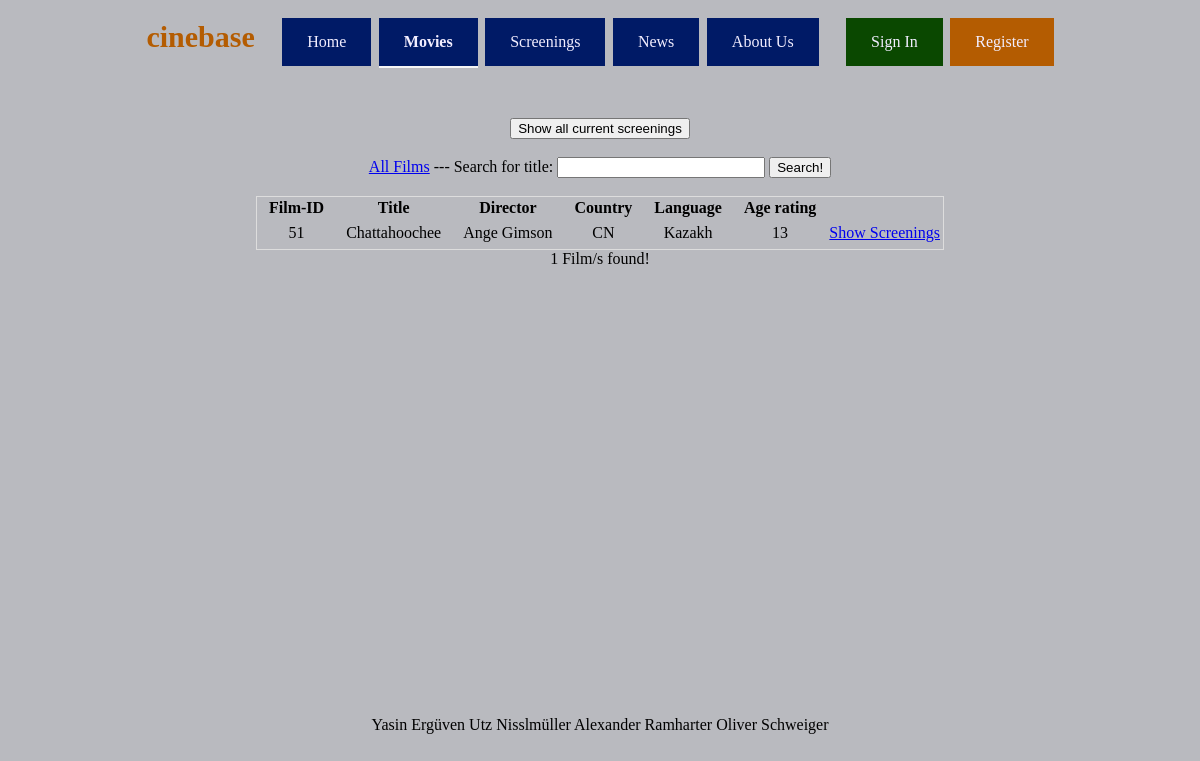
Screenshot of /homepage/movies.php?searchFilmID=51 with the database file from the repository.
### tables this page shows
CREATE TABLE film (
	film_id MEDIUMINT,
	PRIMARY KEY(film_id),
	title VARCHAR(160),
	director VARCHAR(60),
	country VARCHAR(30)	,
	film_language VARCHAR(30),
	age_rating TINYINT,
    CONSTRAINT age_check CHECK (age_rating BETWEEN 0 AND 18)
);

### homepage/movies.php (the view, shortened to what this page needs)
<!DOCTYPE html>
<html lang="en">
<head>
    <link rel="stylesheet"
          type="text/css"
          href="css/main.css"/>
</head>
<body>
<?php
$user = 'root';
$pass = '';
$database = 'cinebase';
$conn = new mysqli('localhost', $user, $pass, $database) or die("dead");
?>
<div class="wrapper">
    <div class="topLine" id="topLine">
        cinebase
        <button onclick="window.location='index.php';" style="margin-left: 20px" class="buttonBig">Home
        </button>
        <button onclick="window.location='movies.php';"
                style="border-bottom: 2px solid whitesmoke; font-weight: bold" class="buttonBig">Movies
        </button>
        <button onclick="window.location='screening.php';" class="buttonBig">Screenings</button>
        <button onclick="window.location='news.php';" class="buttonBig">News</button>
        <button onclick="window.location='aboutUs.php';" class="buttonBig">About Us</button>
        <button id="signIn" onclick="document.getElementById('popUpLogin').style.display='block'"
                class="buttonLogin">
            Sign In
        </button>
        <button id="register" onclick="window.location='register.php';"
                class="buttonRegister">Register
        </button>
    </div>
</div>
<div class="wrapperMainBody">
    <div class="mainBody" id="mainBody">
        <button onclick="window.location='screening.php';" class="buttonShowScreenings">Show all current
            screenings
        </button>
        <br><br>
        <div>
            <form id='searchform' action='movies.php' method='get'>
                <a href='movies.php'>All Films</a> ---
                Search for title:
                <input class='searchTitle' id='searchTitle' name='searchTitle' type='text' size='20'
                       value='<?php echo $_GET['searchTitle']; ?>'/>
                <input id='search' type='submit' value='Search!'/>
            </form>
            <br>
        </div>
        <?php
        if (isset($_GET['searchTitle'])) {
            $sql = "SELECT * FROM film WHERE title like '%" . $_GET['searchTitle'] . "%'";
        } else if (isset($_GET['searchFilmID'])) {
            $sql = "SELECT * FROM film WHERE film_id like '" . $_GET['searchFilmID'] . "'";
        } else {
            $sql = "SELECT * FROM film";
        }
        $result = $conn->query($sql);
        ?>
        <table style="float:none; border: 1px solid #DDDDDD">
            <thead>
            <tr>
                <th style="padding: 0px 10px 0px 10px;">Film-ID</th>
                <th style="padding: 0px 10px 0px 10px;">Title</th>
                <th style="padding: 0px 10px 0px 10px;">Director</th>
                <th style="padding: 0px 10px 0px 10px;">Country</th>
                <th style="padding: 0px 10px 0px 10px;">Language</th>
                <th style="padding: 0px 10px 0px 10px;">Age rating</th>
            </tr>
            </thead>
            <tbody>
            <?php
            if ($result->num_rows > 0) {
                while ($row = $result->fetch_assoc()) {
                    echo "<tr>";
                    echo "<td style=\"padding: 5px 10px 5px 10px;\">" . $row['film_id'] . "</td>";
                    echo "<td style=\"padding: 5px 10px 5px 10px;\">" . $row['title'] . "</td>";
                    echo "<td style=\"padding: 5px 10px 5px 10px;\">" . $row['director'] . "</td>";
                    echo "<td style=\"padding: 5px 10px 5px 10px;\">" . $row['country'] . "</td>";
                    echo "<td style=\"padding: 5px 10px 5px 10px;\">" . $row['film_language'] . "</td>";
                    echo "<td style=\"padding: 5px 10px 5px 10px;\">" . $row['age_rating'] . "</td>";
                    echo "<td><a href=\"screening.php?searchFilmID=" . $row['film_id'] . "\"> Show Screenings </a></td>";
                    echo "</tr>";
                }
            }
            $row_cnt = mysqli_num_rows($result);
            ?>
            </tbody>
        </table>
        <div><?php echo $row_cnt ?> Film/s found!</div>
        <br>
    </div>
</div>
<br><br><br><br><br><br><br><br><br><br><br><br><br><br><br><br><br><br><br><br><br><br><br>
<p style="text-align:center">Yasin Ergüven Utz Nisslmüller Alexander Ramharter Oliver
    Schweiger</p>
</body>
</html>

### homepage/css/main.css (style rules this page uses)
body { background-color: rgb(185, 186, 191); }
.mainBody { margin-top: 40px; color: #000000; display: inline-block; }
.wrapper { text-align: center; }
.wrapperMainBody { text-align: center; }
.topLine { display: inline-block; padding: 10px; color: #b45c01; font-family: Comfortaa, serif; font-size: 30px; font-weight: bold; }
.buttonBig { background-color: #001a66; border: none; color: #f2eeff; padding: 15px 25px; text-align: center; font-size: 16px; cursor: pointer; font-family: "Trebuchet MS", serif; }
.buttonLogin { margin-left: 20px; background-color: #0a4800; border: none; color: #f2eeff; padding: 15px 25px; text-align: center; font-size: 16px; cursor: pointer; font-family: "Trebuchet MS", serif; }
.buttonRegister { background-color: #b45c01; border: none; color: #f2eeff; padding: 15px 25px; text-align: center; font-size: 16px; cursor: pointer; font-family: "Trebuchet MS", serif; }
.searchTitle { width: 200px; }

### rows the page displays
film: film_id "51", title "Chattahoochee", director "Ange Gimson", country "CN", film_language "Kazakh", age_rating "13"

### other values shown
$row_cnt "1"
